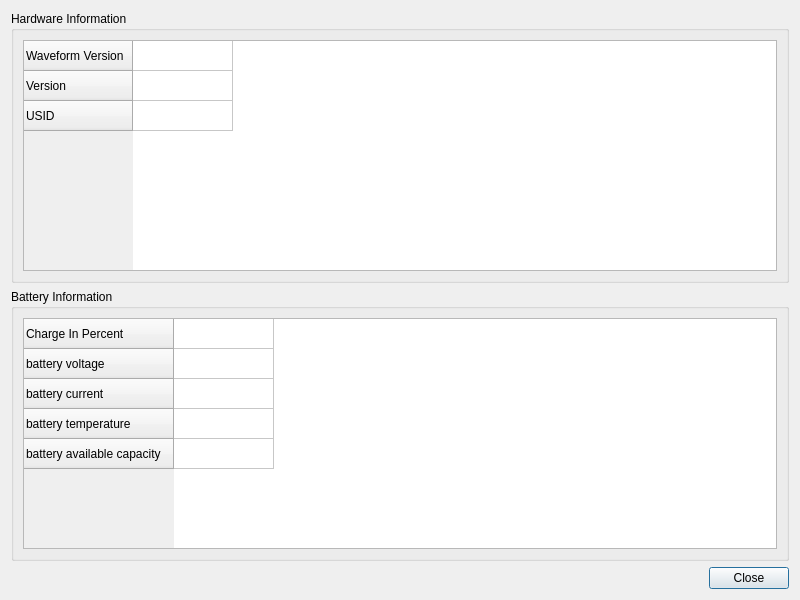
<?xml version="1.0" encoding="UTF-8"?>
<ui version="4.0">
 <class>aboutkindle</class>
 <widget class="QDialog" name="aboutkindle">
  <property name="geometry">
   <rect>
    <x>0</x>
    <y>0</y>
    <width>800</width>
    <height>600</height>
   </rect>
  </property>
  <property name="windowTitle">
   <string>About Kindle</string>
  </property>
  <layout class="QVBoxLayout" name="verticalLayout">
   <item>
    <widget class="QGroupBox" name="groupBox">
     <property name="title">
      <string>Hardware Information</string>
     </property>
     <layout class="QHBoxLayout" name="horizontalLayout">
      <item>
       <widget class="QTableWidget" name="hdware">
        <attribute name="horizontalHeaderVisible">
         <bool>false</bool>
        </attribute>
        <attribute name="verticalHeaderVisible">
         <bool>true</bool>
        </attribute>
        <row>
         <property name="text">
          <string>Waveform Version</string>
         </property>
        </row>
        <row>
         <property name="text">
          <string>Version</string>
         </property>
        </row>
        <row>
         <property name="text">
          <string>USID</string>
         </property>
        </row>
        <column>
         <property name="text">
          <string>Value</string>
         </property>
        </column>
       </widget>
      </item>
     </layout>
    </widget>
   </item>
   <item>
    <widget class="QGroupBox" name="groupBox_2">
     <property name="title">
      <string>Battery Information</string>
     </property>
     <layout class="QHBoxLayout" name="horizontalLayout_2">
      <item>
       <widget class="QTableWidget" name="batt">
        <attribute name="horizontalHeaderVisible">
         <bool>false</bool>
        </attribute>
        <row>
         <property name="text">
          <string>Charge In Percent</string>
         </property>
        </row>
        <row>
         <property name="text">
          <string>battery voltage</string>
         </property>
        </row>
        <row>
         <property name="text">
          <string>battery current</string>
         </property>
        </row>
        <row>
         <property name="text">
          <string>battery temperature</string>
         </property>
        </row>
        <row>
         <property name="text">
          <string>battery available capacity</string>
         </property>
        </row>
        <column>
         <property name="text">
          <string>Value</string>
         </property>
        </column>
       </widget>
      </item>
     </layout>
    </widget>
   </item>
   <item>
    <widget class="QDialogButtonBox" name="buttonBox">
     <property name="focusPolicy">
      <enum>Qt::TabFocus</enum>
     </property>
     <property name="orientation">
      <enum>Qt::Horizontal</enum>
     </property>
     <property name="standardButtons">
      <set>QDialogButtonBox::Close</set>
     </property>
    </widget>
   </item>
  </layout>
 </widget>
 <resources/>
 <connections>
  <connection>
   <sender>buttonBox</sender>
   <signal>clicked(QAbstractButton*)</signal>
   <receiver>aboutkindle</receiver>
   <slot>close()</slot>
   <hints>
    <hint type="sourcelabel">
     <x>248</x>
     <y>254</y>
    </hint>
    <hint type="destinationlabel">
     <x>157</x>
     <y>274</y>
    </hint>
   </hints>
  </connection>
 </connections>
</ui>
